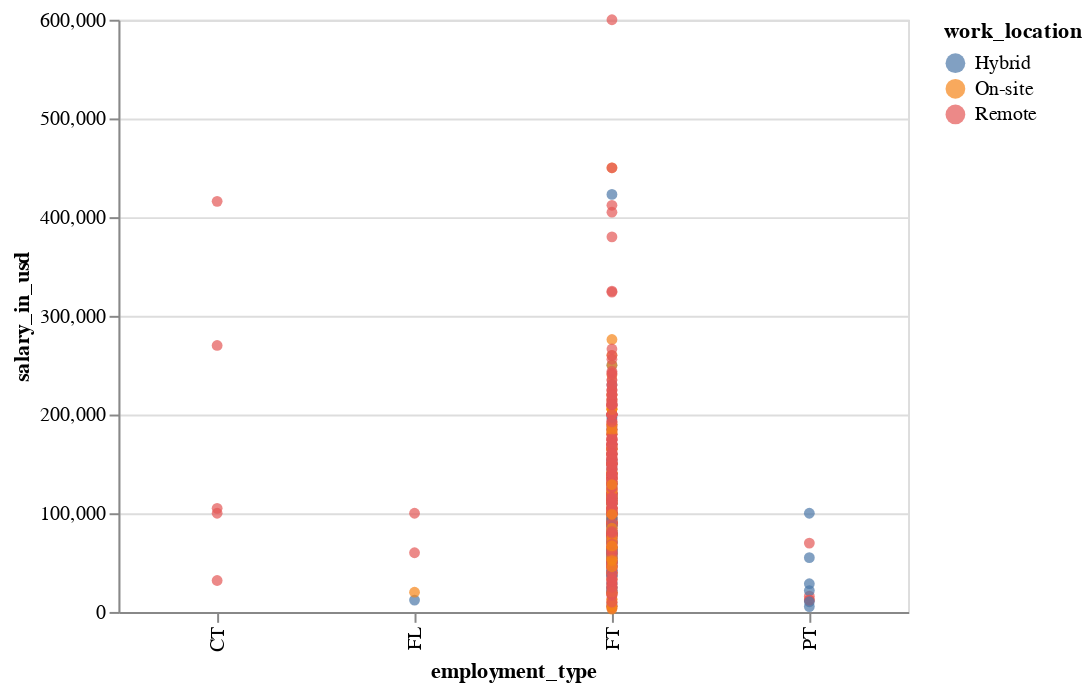

Notebook cell for this chart:
### Code cell
alt.Chart(data).mark_circle().encode(
    x="employment_type",
    y="salary_in_usd",
    color="work_location",
    tooltip=["job_title", "employee_residence", "company_location"]
).properties(width=400)

### Figure 1 — Vega-Lite specification as saved in the notebook (floating-point values rounded to 4 significant figures; data arrays with more than 128 entries replaced by an {"elided": "..."} marker saying what was removed)
{"config": {"view": {"continuousWidth": 400, "continuousHeight": 300}}, "data": {"name": "data-999d522aff3308551ade12b80fa99169"}, "mark": "circle", "encoding": {"color": {"type": "nominal", "field": "work_location"}, "tooltip": [{"type": "nominal", "field": "job_title"}, {"type": "nominal", "field": "employee_residence"}, {"type": "nominal", "field": "company_location"}], "x": {"type": "nominal", "field": "employment_type"}, "y": {"type": "quantitative", "field": "salary_in_usd"}}, "width": 400, "$schema": "https://vega.github.io/schema/vega-lite/v4.8.1.json", "datasets": {"data-999d522aff3308551ade12b80fa99169": {"elided": "607 records"}}}
